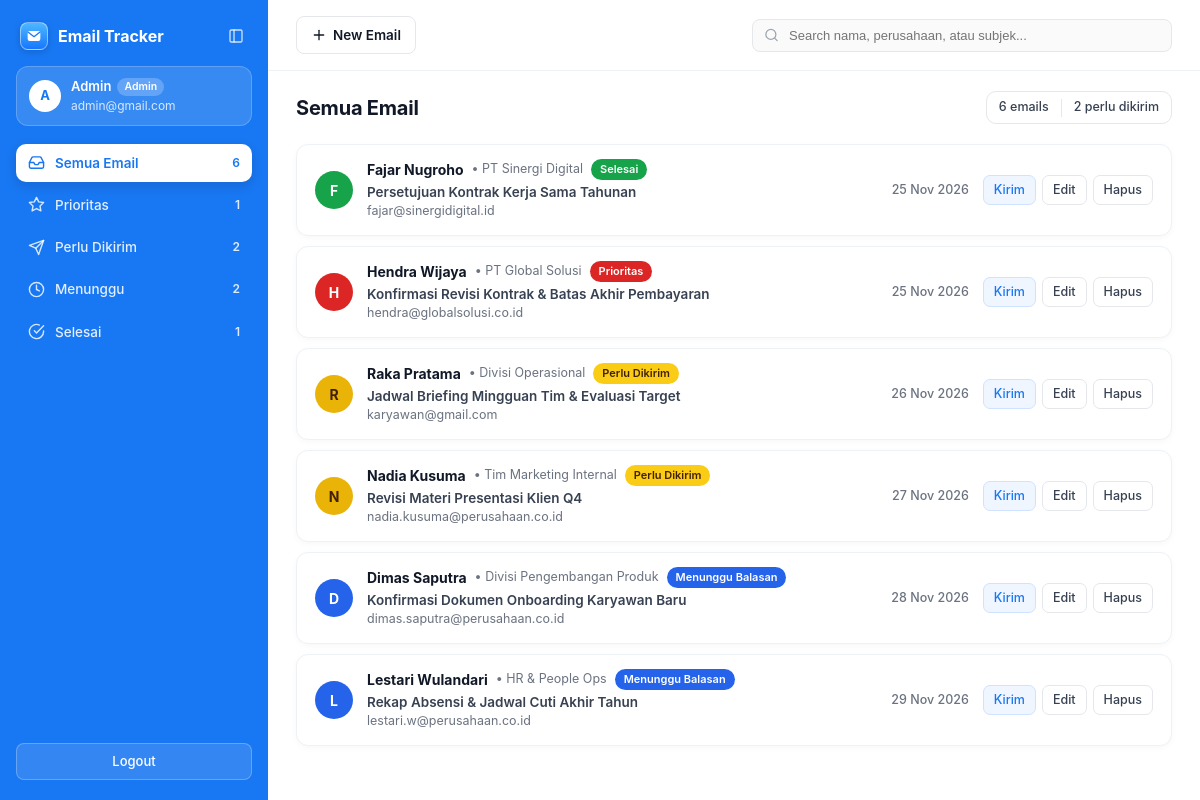
/index.php (signed in), run on the app's committed database.
### tables this page shows
CREATE TABLE IF NOT EXISTS `follow_up` (
    `id` INT(11) NOT NULL AUTO_INCREMENT,
    `nama_klien` VARCHAR(100) NOT NULL,
    `perusahaan` VARCHAR(100) NOT NULL,
    `email_klien` VARCHAR(100) NOT NULL,
    `subjek_email` VARCHAR(150) NOT NULL,
    `status` ENUM('Prioritas', 'Perlu Dikirim', 'Menunggu Balasan', 'Selesai') NOT NULL DEFAULT 'Perlu Dikirim',
    `tgl_follow_up` DATE NOT NULL,
    PRIMARY KEY (`id`)
);

### koneksi.php (called while the page is built, shortened)
<?php
function e($teks) {
    return htmlspecialchars($teks, ENT_QUOTES, 'UTF-8');
}
?>

### index.php (the view, shortened to what this page needs)
<?php
require_once 'koneksi.php';
$cari   = $_GET['cari'] ?? '';
$status = $_GET['status'] ?? '';
$sql    = "SELECT * FROM follow_up WHERE (nama_klien LIKE ? OR perusahaan LIKE ? OR subjek_email LIKE ?)";
$params = ["%$cari%", "%$cari%", "%$cari%"];
$types  = "sss";
$sql .= " ORDER BY tgl_follow_up ASC";
$stmt = $koneksi->prepare($sql);
$stmt->bind_param($types, ...$params);
$stmt->execute();
$hasil = $stmt->get_result();
$stat = $koneksi->query("SELECT
    COUNT(*) as total,
    SUM(status = 'Prioritas') as urgent,
    SUM(status = 'Perlu Dikirim') as perlu_dikirim,
    SUM(status = 'Menunggu Balasan') as menunggu,
    SUM(status = 'Selesai') as selesai
    FROM follow_up")->fetch_assoc();
$pageTitle = $status !== '' ? $status : 'Semua Email';
?>
<!DOCTYPE html>
<html lang="id">
<head>
    <link rel="stylesheet" href="style.css">
</head>
<body>
<div class="app-shell">
    <aside class="sidebar" id="sidebar">
        <div class="sidebar-header">
            <a href="index.php" class="brand">
                <span class="brand-logo" aria-hidden="true">
                    <svg width="16" height="16" viewBox="0 0 24 24" fill="none" xmlns="http://www.w3.org/2000/svg">
                        <rect x="2.5" y="4.5" width="19" height="15" rx="3" fill="#ffffff"/>
                        <path d="M3.5 6.5L12 13L20.5 6.5" stroke="#1d78f2" stroke-width="2" stroke-linecap="round" stroke-linejoin="round"/>
                    </svg>
                </span>
                <span class="brand-text">Email Tracker</span>
            </a>
            <button type="button" class="btn-toggle-sidebar" id="toggleSidebar" title="Perkecil Sidebar" aria-label="Perkecil Sidebar">
                <svg width="16" height="16" viewBox="0 0 24 24" fill="none" stroke="currentColor" stroke-width="2" stroke-linecap="round" stroke-linejoin="round"><rect x="3" y="3" width="18" height="18" rx="2"/><line x1="9" y1="3" x2="9" y2="21"/></svg>
            </button>
        </div>
        <div class="user-card">
            <span class="workspace-avatar"><?= strtoupper(substr($_SESSION['user_nama'] ?? 'U', 0, 1)); ?></span>
            <div class="workspace-info sidebar-footer-text">
                <div class="workspace-name"><?= e($_SESSION['user_nama'] ?? ''); ?> <span class="role-pill"><?= e($_SESSION['user_role'] ?? ''); ?></span></div>
                <div class="workspace-email"><?= e($_SESSION['user_email'] ?? ''); ?></div>
            </div>
        </div>
        <nav class="nav-list">
            <a href="index.php" class="nav-item <?= $status === '' ? 'active' : ''; ?>" title="Semua Email">
                <span class="nav-item-left">
                    <svg viewBox="0 0 24 24" fill="none" stroke="currentColor" stroke-width="2" stroke-linecap="round" stroke-linejoin="round"><polyline points="22 12 16 12 14 15 10 15 8 12 2 12"/><path d="M5.45 5.11 2 12v6a2 2 0 0 0 2 2h16a2 2 0 0 0 2-2v-6l-3.45-6.89A2 2 0 0 0 16.76 4H7.24a2 2 0 0 0-1.79 1.11z"/></svg>
                    <span class="nav-text">Semua Email</span>
                </span>
                <span class="nav-count"><?= $stat['total'] ?? 0; ?></span>
            </a>
            <a href="index.php?status=Prioritas" class="nav-item <?= $status === 'Prioritas' ? 'active' : ''; ?>" title="Prioritas">
                <span class="nav-item-left">
                    <svg viewBox="0 0 24 24" fill="none" stroke="currentColor" stroke-width="2" stroke-linecap="round" stroke-linejoin="round"><polygon points="12 2 15.09 8.26 22 9.27 17 14.14 18.18 21.02 12 17.77 5.82 21.02 7 14.14 2 9.27 8.91 8.26 12 2"/></svg>
                    <span class="nav-text">Prioritas</span>
                </span>
                <span class="nav-count"><?= $stat['urgent'] ?? 0; ?></span>
            </a>
            <a href="index.php?status=Perlu+Dikirim" class="nav-item <?= $status === 'Perlu Dikirim' ? 'active' : ''; ?>" title="Perlu Dikirim">
                <span class="nav-item-left">
                    <svg viewBox="0 0 24 24" fill="none" stroke="currentColor" stroke-width="2" stroke-linecap="round" stroke-linejoin="round"><line x1="22" y1="2" x2="11" y2="13"/><polygon points="22 2 15 22 11 13 2 9 22 2"/></svg>
                    <span class="nav-text">Perlu Dikirim</span>
                </span>
                <span class="nav-count"><?= $stat['perlu_dikirim'] ?? 0; ?></span>
            </a>
            <a href="index.php?status=Menunggu+Balasan" class="nav-item <?= $status === 'Menunggu Balasan' ? 'active' : ''; ?>" title="Menunggu Balasan">
                <span class="nav-item-left">
                    <svg viewBox="0 0 24 24" fill="none" stroke="currentColor" stroke-width="2" stroke-linecap="round" stroke-linejoin="round"><circle cx="12" cy="12" r="10"/><polyline points="12 6 12 12 16 14"/></svg>
                    <span class="nav-text">Menunggu</span>
                </span>
                <span class="nav-count"><?= $stat['menunggu'] ?? 0; ?></span>
            </a>
            <a href="index.php?status=Selesai" class="nav-item <?= $status === 'Selesai' ? 'active' : ''; ?>" title="Selesai">
                <span class="nav-item-left">
                    <svg viewBox="0 0 24 24" fill="none" stroke="currentColor" stroke-width="2" stroke-linecap="round" stroke-linejoin="round"><path d="M22 11.08V12a10 10 0 1 1-5.93-9.14"/><polyline points="22 4 12 14.01 9 11.01"/></svg>
                    <span class="nav-text">Selesai</span>
                </span>
                <span class="nav-count"><?= $stat['selesai'] ?? 0; ?></span>
            </a>
        </nav>
        <div class="sidebar-footer">
            <a href="logout.php" class="btn-logout">Logout</a>
        </div>
    </aside>
    <main class="main-content">
        <div class="topbar">
            <a href="tambah.php" class="btn-new-inline">
                <svg width="16" height="16" viewBox="0 0 24 24" fill="none" stroke="currentColor" stroke-width="2" stroke-linecap="round" stroke-linejoin="round"><line x1="12" y1="5" x2="12" y2="19"/><line x1="5" y1="12" x2="19" y2="12"/></svg>
                <span>New Email</span>
            </a>
            <form method="GET" action="index.php" class="search-form">
                <div class="search-input-box">
                    <input type="text" name="cari" class="search-input" placeholder="Search nama, perusahaan, atau subjek..." value="<?= e($cari); ?>">
                </div>
            </form>
        </div>
        <header class="main-header">
            <div class="header-title-row">
                <h1 class="main-title"><?= e($pageTitle); ?></h1>
            </div>
            <div class="summary-pills">
                <span class="pill-item"><?= $stat['total'] ?? 0; ?> emails</span>
                <span class="pill-item"><?= $stat['perlu_dikirim'] ?? 0; ?> perlu dikirim</span>
            </div>
        </header>
        <section class="email-list-wrap">
            <?php if ($hasil->num_rows > 0): ?>
                <?php while ($row = $hasil->fetch_assoc()): ?>
                    <?php
                    $badgeClass = match($row['status']) {
                        'Prioritas'        => 'badge-urgent',
                        'Perlu Dikirim'    => 'badge-perlu',
                        'Menunggu Balasan' => 'badge-menunggu',
                        'Selesai'          => 'badge-deal',
                        default            => ''
                    };
                    $avatarColor = match($row['status']) {
                        'Prioritas'        => 'avatar-red',
                        'Perlu Dikirim'    => 'avatar-yellow',
                        'Menunggu Balasan' => 'avatar-blue',
                        'Selesai'          => 'avatar-green',
                        default            => 'avatar-blue'
                    };
                    $initial = strtoupper(substr($row['nama_klien'], 0, 1));
                    ?>
                    <article class="email-card-row">
                        <div class="email-avatar <?= $avatarColor; ?>"><?= e($initial); ?></div>
                        <div class="email-row-main">
                            <div class="email-row-top">
                                <span class="email-sender"><?= e($row['nama_klien']); ?></span>
                                <span class="email-company">&bull; <?= e($row['perusahaan']); ?></span>
                                <span class="badge-status <?= $badgeClass; ?>"><?= e($row['status']); ?></span>
                            </div>
                            <div class="email-subject"><?= e($row['subjek_email']); ?></div>
                            <div class="email-preview"><?= e($row['email_klien']); ?></div>
                        </div>
                        <div class="email-row-right">
                            <span class="email-date"><?= date('d M Y', strtotime($row['tgl_follow_up'])); ?></span>
                            <div class="row-actions">
                                <a href="mailto:<?= e($row['email_klien']); ?>?subject=<?= rawurlencode($row['subjek_email']); ?>" class="btn-action btn-action-primary" title="Kirim Email">Kirim</a>
                                <a href="edit.php?id=<?= $row['id']; ?>" class="btn-action" title="Edit">Edit</a>
                                <a href="hapus.php?id=<?= $row['id']; ?>" class="btn-action btn-action-danger" title="Hapus" onclick="return confirm('Hapus data ini?');">Hapus</a>
                            </div>
                        </div>
                    </article>
                <?php endwhile; ?>
            <?php endif; ?>
        </section>
    </main>
</div>
</body>
</html>

### data on the page
follow_up: nama_klien "F", nama_klien "Fajar Nugroho", perusahaan "PT Sinergi Digital", status "Selesai", subjek_email "Persetujuan Kontrak Kerja Sama Tahunan", email_klien "fajar@sinergidigital.id", tgl_follow_up "25 Nov 2026"
follow_up: nama_klien "H", nama_klien "Hendra Wijaya", perusahaan "PT Global Solusi", status "Prioritas", subjek_email "Konfirmasi Revisi Kontrak & Batas Akhir Pembayaran", email_klien "hendra@globalsolusi.co.id", tgl_follow_up "25 Nov 2026"
follow_up: nama_klien "R", nama_klien "Raka Pratama", perusahaan "Divisi Operasional", status "Perlu Dikirim", subjek_email "Jadwal Briefing Mingguan Tim & Evaluasi Target", email_klien "karyawan@gmail.com", tgl_follow_up "26 Nov 2026"
follow_up: nama_klien "N", nama_klien "Nadia Kusuma", perusahaan "Tim Marketing Internal", status "Perlu Dikirim", subjek_email "Revisi Materi Presentasi Klien Q4", email_klien "nadia.kusuma@perusahaan.co.id", tgl_follow_up "27 Nov 2026"
follow_up: nama_klien "D", nama_klien "Dimas Saputra", perusahaan "Divisi Pengembangan Produk", status "Menunggu Balasan", subjek_email "Konfirmasi Dokumen Onboarding Karyawan Baru", email_klien "dimas.saputra@perusahaan.co.id", tgl_follow_up "28 Nov 2026"
follow_up: nama_klien "L", nama_klien "Lestari Wulandari", perusahaan "HR & People Ops", status "Menunggu Balasan", subjek_email "Rekap Absensi & Jadwal Cuti Akhir Tahun", email_klien "lestari.w@perusahaan.co.id", tgl_follow_up "29 Nov 2026"

### other printed values
substr($_SESSION['user_nama'] ?? 'U', 0, 1) "A"
$_SESSION['user_nama'] "Admin"
$_SESSION['user_role'] "Admin"
$_SESSION['user_email'] "admin@gmail.com"
$stat['total'] "6"
$stat['urgent'] "1"
$stat['perlu_dikirim'] "2"
$stat['menunggu'] "2"
$stat['selesai'] "1"
$pageTitle "Semua Email"
